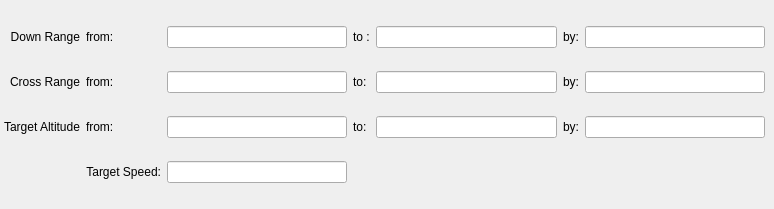
                   <widget class="QWidget" name="page_2">
                    <widget class="QWidget" name="layoutWidget">
                     <property name="geometry">
                      <rect>
                       <x>4</x>
                       <y>9</y>
                       <width>761</width>
                       <height>191</height>
                      </rect>
                     </property>
                     <layout class="QGridLayout" name="gridLayout_28">
                      <item row="0" column="0">
                       <widget class="QLabel" name="mSiteDownRangeLabel">
                        <property name="text">
                         <string>Down Range</string>
                        </property>
                        <property name="alignment">
                         <set>Qt::AlignRight|Qt::AlignTrailing|Qt::AlignVCenter</set>
                        </property>
                       </widget>
                      </item>
                      <item row="0" column="1">
                       <widget class="QLabel" name="mSiteDownRangeFromLabel">
                        <property name="text">
                         <string>from: </string>
                        </property>
                       </widget>
                      </item>
                      <item row="0" column="2">
                       <widget class="QLineEdit" name="mSiteDownRangeFrom"/>
                      </item>
                      <item row="0" column="3">
                       <widget class="QLabel" name="mSiteDownRangeToLabel">
                        <property name="text">
                         <string>to :</string>
                        </property>
                       </widget>
                      </item>
                      <item row="0" column="4">
                       <widget class="QLineEdit" name="mSiteDownRangeTo"/>
                      </item>
                      <item row="0" column="5">
                       <widget class="QLabel" name="mSiteDownRangeByLabel">
                        <property name="text">
                         <string>by:</string>
                        </property>
                       </widget>
                      </item>
                      <item row="0" column="6">
                       <widget class="QLineEdit" name="mSiteDownRangeBy"/>
                      </item>
                      <item row="1" column="0">
                       <widget class="QLabel" name="mSiteCrossRangeLabel">
                        <property name="text">
                         <string>Cross Range</string>
                        </property>
                        <property name="alignment">
                         <set>Qt::AlignRight|Qt::AlignTrailing|Qt::AlignVCenter</set>
                        </property>
                       </widget>
                      </item>
                      <item row="1" column="1">
                       <widget class="QLabel" name="mSiteCrossRangeFromLabel">
                        <property name="text">
                         <string>from:</string>
                        </property>
                       </widget>
                      </item>
                      <item row="1" column="2">
                       <widget class="QLineEdit" name="mSiteCrossRangeFrom"/>
                      </item>
                      <item row="1" column="3">
                       <widget class="QLabel" name="mSiteCrossRangeToLabel">
                        <property name="text">
                         <string>to:</string>
                        </property>
                       </widget>
                      </item>
                      <item row="1" column="4">
                       <widget class="QLineEdit" name="mSiteCrossRangeTo"/>
                      </item>
                      <item row="1" column="5">
                       <widget class="QLabel" name="mSiteCrossRangeByLabel">
                        <property name="text">
                         <string>by:</string>
                        </property>
                       </widget>
                      </item>
                      <item row="1" column="6">
                       <widget class="QLineEdit" name="mSiteCrossRangeBy"/>
                      </item>
                      <item row="2" column="0">
                       <widget class="QLabel" name="mSiteAltitudeLabel">
                        <property name="text">
                         <string>Target Altitude</string>
                        </property>
                        <property name="alignment">
                         <set>Qt::AlignRight|Qt::AlignTrailing|Qt::AlignVCenter</set>
                        </property>
                       </widget>
                      </item>
                      <item row="2" column="1">
                       <widget class="QLabel" name="mSiteAltitudeFromLabel">
                        <property name="text">
                         <string>from:</string>
                        </property>
                       </widget>
                      </item>
                      <item row="2" column="2">
                       <widget class="QLineEdit" name="mSiteAltitudeFrom"/>
                      </item>
                      <item row="2" column="3">
                       <widget class="QLabel" name="mSiteAltitudeToLabel">
                        <property name="text">
                         <string>to:</string>
                        </property>
                       </widget>
                      </item>
                      <item row="2" column="4">
                       <widget class="QLineEdit" name="mSiteAltitudeTo"/>
                      </item>
                      <item row="2" column="5">
                       <widget class="QLabel" name="mSiteAltitudeByLabel">
                        <property name="text">
                         <string>by:</string>
                        </property>
                       </widget>
                      </item>
                      <item row="2" column="6">
                       <widget class="QLineEdit" name="mSiteAltitudeBy"/>
                      </item>
                      <item row="3" column="2">
                       <widget class="QLineEdit" name="mSiteSpeed"/>
                      </item>
                      <item row="3" column="1">
                       <widget class="QLabel" name="mSiteSpeedLabel">
                        <property name="text">
                         <string>Target Speed:</string>
                        </property>
                        <property name="alignment">
                         <set>Qt::AlignRight|Qt::AlignTrailing|Qt::AlignVCenter</set>
                        </property>
                       </widget>
                      </item>
                     </layout>
                    </widget>
                   </widget>
